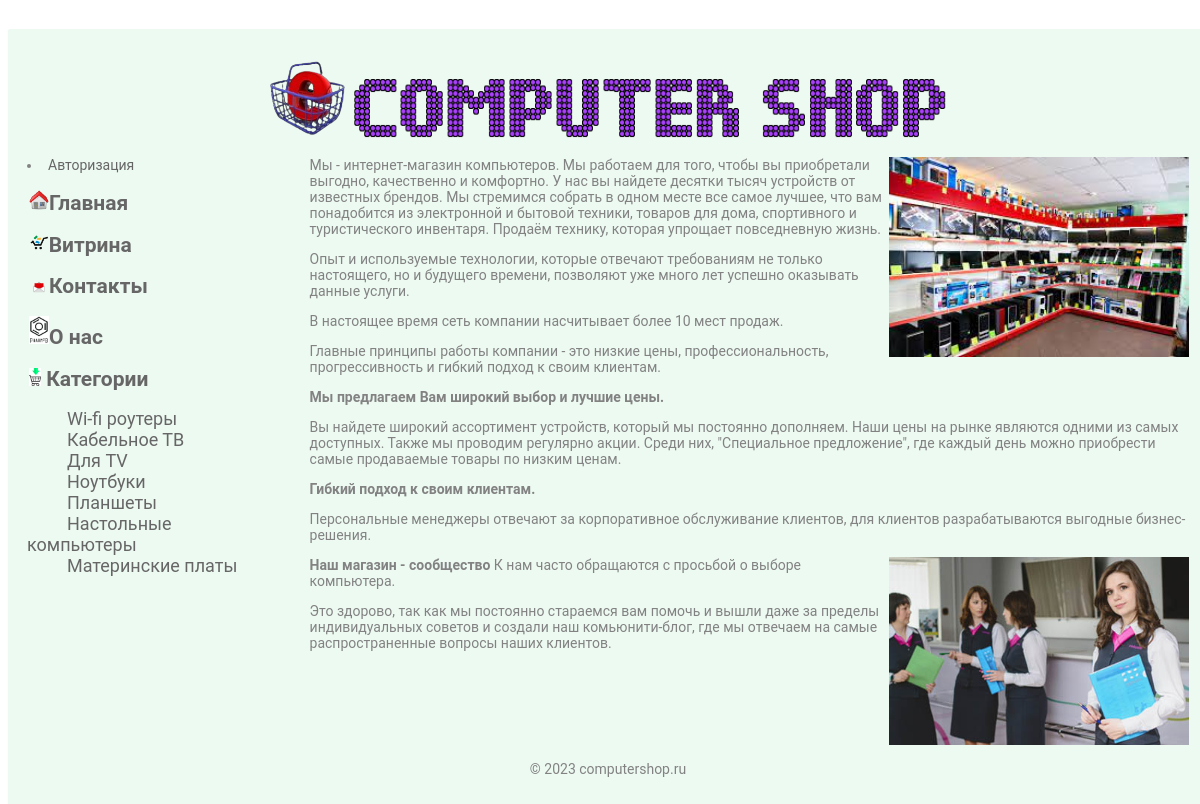
The page / on the database its author committed.
### tables this page shows
CREATE TABLE `categories` (
  `id` int(11) NOT NULL,
  `name` varchar(200) DEFAULT NULL,
  `descr` text,
  `parent` int(11) DEFAULT NULL
);

### showcase.php (the view, shortened to what this page needs)
<?php
	$con=connect();
	$query="
		SELECT
			`name`, `parent`, `id` AS `cat_id`
		FROM
			`categories`
		WHERE 1
			AND `categories`.`parent`=0
			AND `categories`.`id`<>0
	";
	echo '<h2><a href="view.php"><img src="images/cats.png" height="18px"> Категории</h2>';
	$res=mysqli_query($con, $query) or die(mysqli_error($con));
	while ($row=mysqli_fetch_array($res, MYSQLI_ASSOC)) {
		echo "<a id='cats_style' href=\"view.php?cat_id=$row[cat_id]\">$row[name]</a><br>";
	};
?>

### style.css (style rules this page uses)
body { width: 100%; font-family: Roboto,sans-serif; font-size: 14px; line-height: 1.42857143; color: #828282; text-align: center; padding-top:1%; background: white url(images/bg.jpg); }
a { padding: 2px 2px; text-decoration: none; color: #666; border-radius: 2px 2px 0 0; margin:10px 0; }
#cats_style { font-family: Roboto,sans-serif; font-size: 18px; margin: 38px; color: #666666; }

### rows shown on the page
categories: name "Wi-fi роутеры"
categories: name "Кабельное ТВ"
categories: name "Для TV"
categories: name "Ноутбуки"
categories: name "Планшеты"
categories: name "Настольные компьютеры"
categories: name "Материнские платы"
